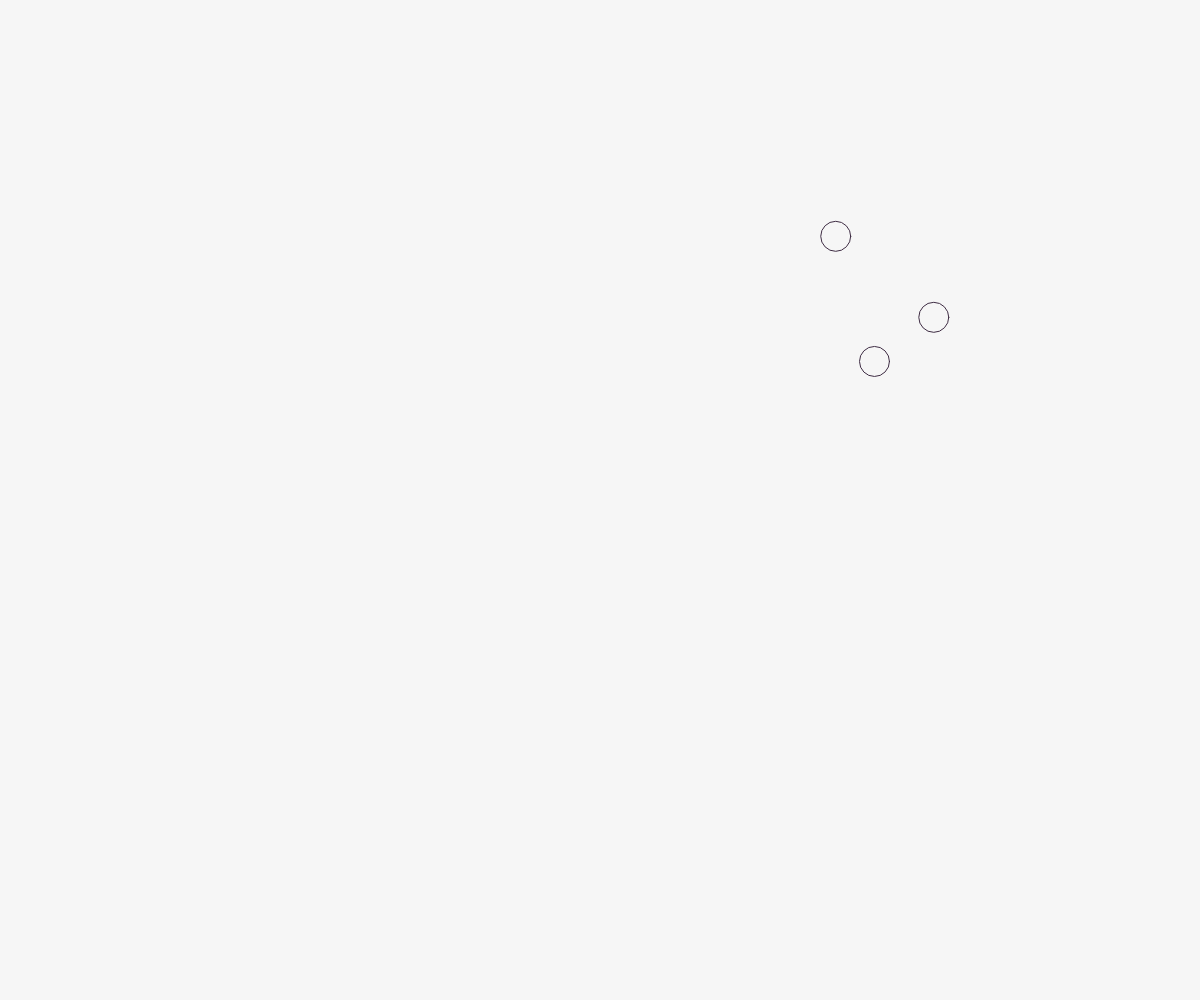
Frame 1 (no input)
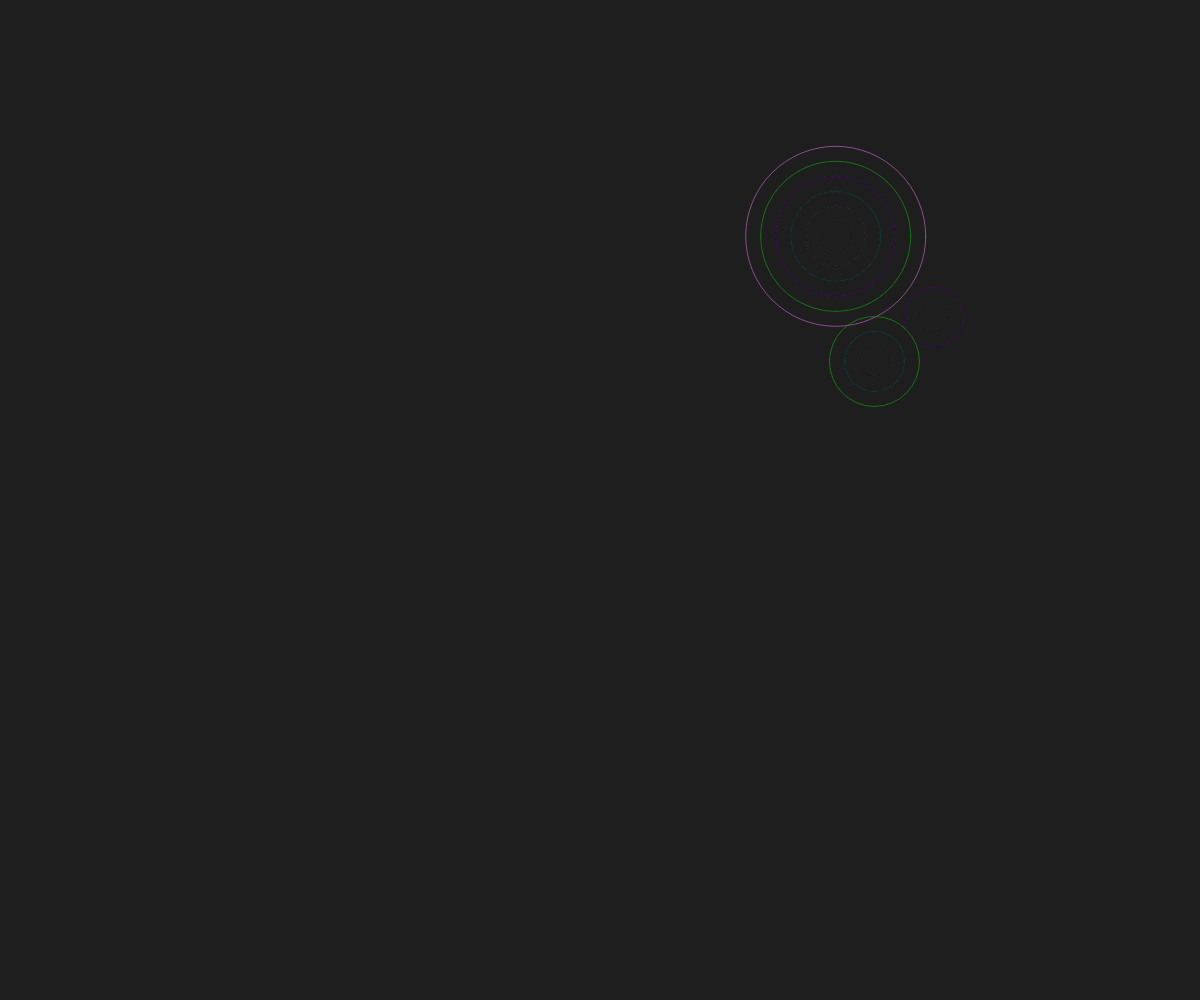
Frame 60 (no input)
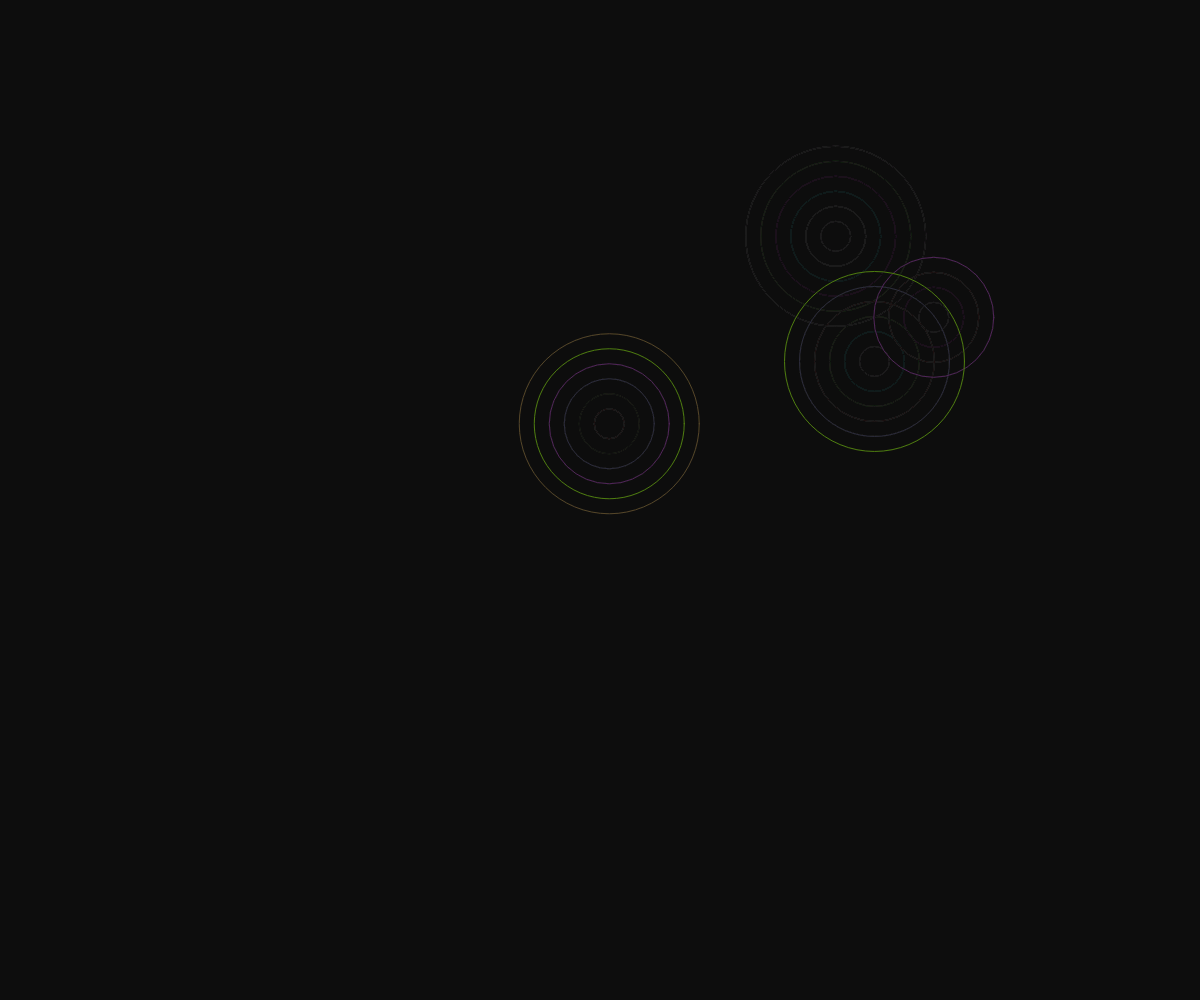
Frame 120 (the mouse pressed at the canvas centre since frame 60)

The p5.js sketch that drew these frames (run headless with seeded random() and noise() and a simulated clock; from frame 60 on, the mouse is pressed at the canvas centre):

// p5.js sketch
// ── sketch.js
let border = 50;

let currRipple1 = 0;
let maxRipple1 = 5;
let x1, y1; 

let currRipple2 = 0;
let maxRipple2 = 6;
let x2, y2; 

let currRipple3 = 0;
let maxRipple3 = 6;
let x3, y3;

let itr = 0;

function setup() {
  createCanvas(windowWidth,windowHeight);
  x1 = random(border, width-border); 
  y1 = random(border, height-border);
  x2 = random(border, width-border);
  y2 = random(border, height-border);
  x3 = random(border, width-border);
  y3 = random(border, height-border);
  
}

function draw() {
  background(20,9);
  stroke(random(255), random(255), random(255));
  noFill();
  ripples();
  
}

function drawRipples(x,y,interval,maxRipp,currRipp)
{
  if (itr % interval == 0){
    circle(x,y,30+30*currRipp);
    currRipp++;
  }
  return currRipp;
}


function ripples()
{
  currRipple1 = drawRipples(x1,y1, 10, maxRipple1, currRipple1);
  currRipple2 = drawRipples(x2,y2, 20, maxRipple2, currRipple2);
  currRipple3 = drawRipples(x3,y3, 30, maxRipple3, currRipple3);
  
  if(currRipple1 > maxRipple1) 
  {
    x1 = random(border, width-border);
    y1 = random(border, height-border);
    currRipple1 = 0;
  }
  if(currRipple2 > maxRipple2) 
  {
    x2 = random(border, width-border);
    y2 = random(border, height-border);
    currRipple2 = 0;
  }
  if(currRipple3 > maxRipple3) 
  {
    x3 = random(border, width-border);
    y3 = random(border, height-border);
    currRipple3 = 0;
  }
  itr++;
  
}
